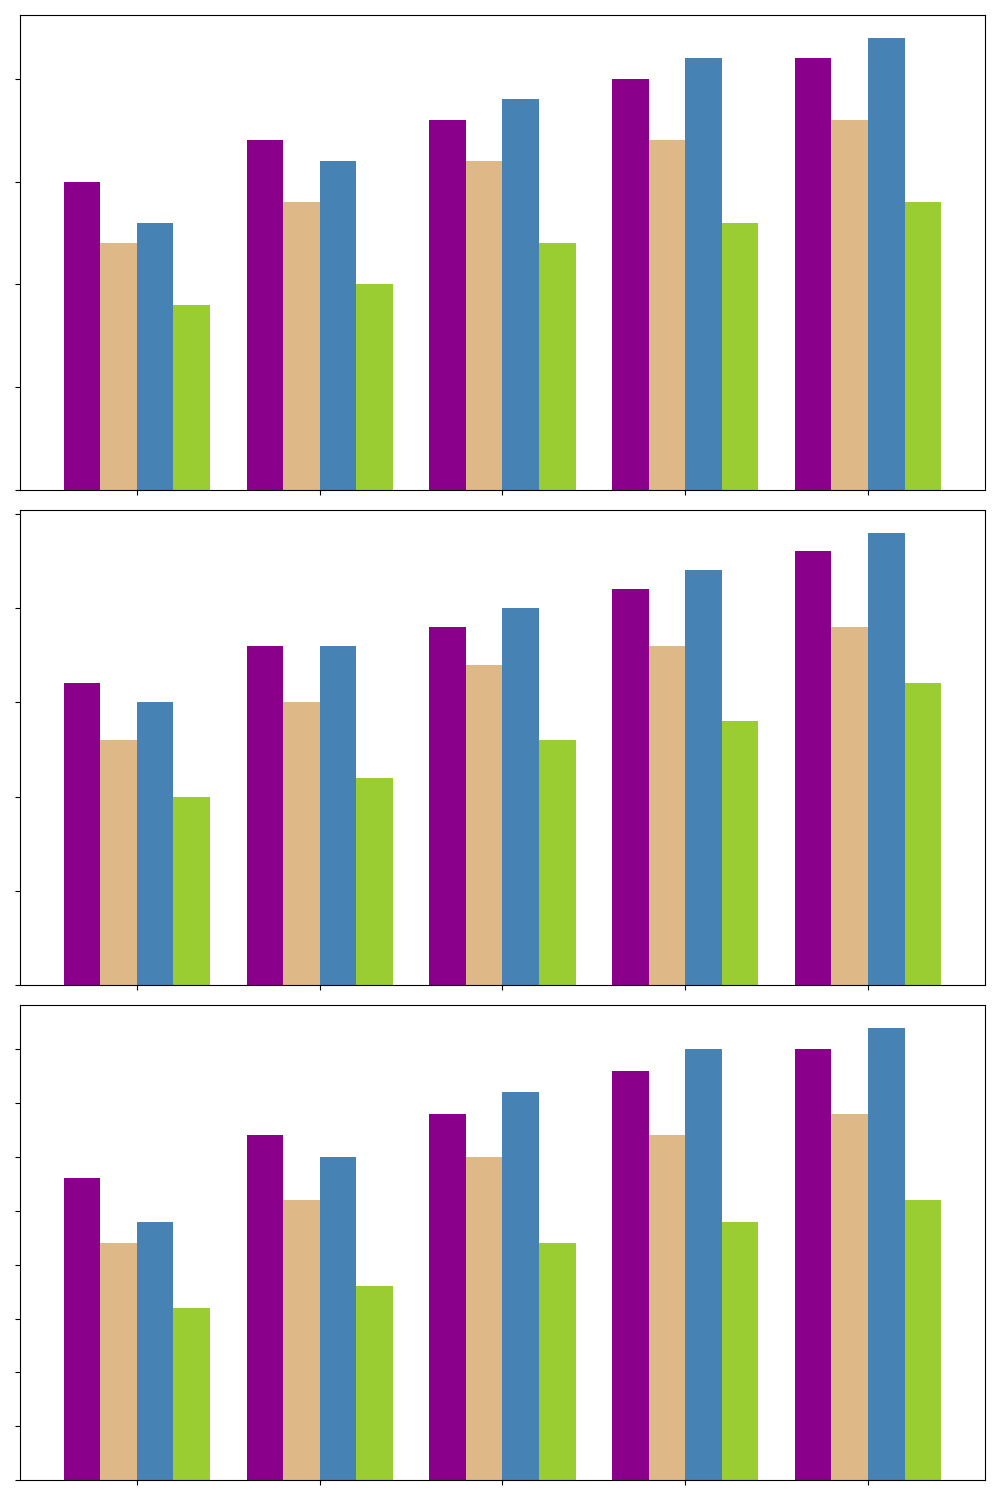

Write Python code to recreate this figure.
import matplotlib.pyplot as plt
import numpy as np

years = np.array([2018, 2019, 2020, 2021, 2022])

sales_north = np.array([
    [150, 170, 180, 200, 210],
    [120, 140, 160, 170, 180],
    [130, 160, 190, 210, 220],
    [90, 100, 120, 130, 140]
])

sales_east = np.array([
    [160, 180, 190, 210, 230],
    [130, 150, 170, 180, 190],
    [150, 180, 200, 220, 240],
    [100, 110, 130, 140, 160]
])

sales_west = np.array([
    [140, 160, 170, 190, 200],
    [110, 130, 150, 160, 170],
    [120, 150, 180, 200, 210],
    [80, 90, 110, 120, 130]
])

fig, axes = plt.subplots(3, 1, figsize=(10, 15), sharex=True)

new_colors = ['#8b008b', '#deb887', '#4682b4', '#9acd32']

for ax, sales in zip(axes, [sales_north, sales_east, sales_west]):
    bar_width = 0.2
    index = np.arange(len(years))
    
    for i, color in enumerate(new_colors):
        ax.bar(index + (i * bar_width), sales[i], bar_width, color=color)
    
    ax.set_yticklabels([])

axes[-1].set_xticks(index + bar_width * 1.5)
axes[-1].set_xticklabels([], rotation=45)

plt.tight_layout()
plt.show()
